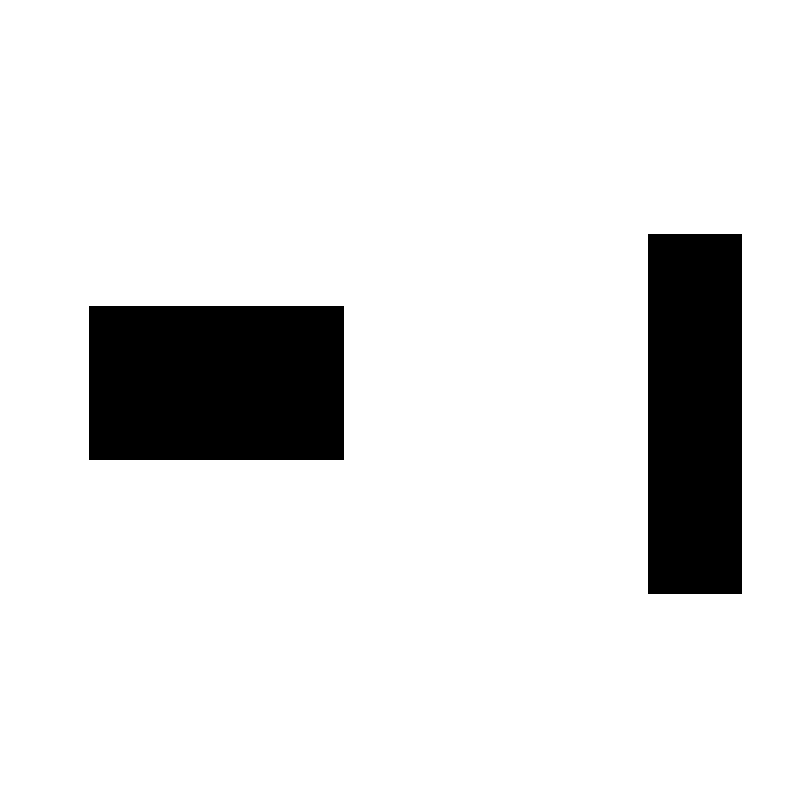
%> input picture hw_3/Matlab×÷Òµ/newmap.png, 800 x 800 px
$ octave RRT.m   (GNU Octave 9; MATLAB toolbox functions it lacks are replaced by stand-ins)
%> lines starting %> are read from the running program, lines starting %| are printed output that depends on the picture; in (x1, y1, x2, y2) boxes, pixels count from 0 and x2, y2 are one past the last pixel; in counts of white or black regions, pixels touching at a corner belong together; the program's own positions count from 1
### hw_3/Matlab×÷Òµ/collisionChecking.m
function feasible=collisionChecking(startPose,goalPose,map)

feasible=true;
dir=atan2(goalPose(1)-startPose(1),goalPose(2)-startPose(2));
for r=0:0.5:sqrt(sum((startPose-goalPose).^2))
    posCheck = startPose + r.*[sin(dir) cos(dir)];
    if ~(feasiblePoint(ceil(posCheck),map) && feasiblePoint(floor(posCheck),map) && ...
            feasiblePoint([ceil(posCheck(1)) floor(posCheck(2))],map) && feasiblePoint([floor(posCheck(1)) ceil(posCheck(2))],map))
        feasible=false;break;
    end
    if ~feasiblePoint([floor(goalPose(1)),ceil(goalPose(2))],map), feasible=false; end

end

function feasible=feasiblePoint(point,map)
feasible=true;
if ~(point(1)>=1 &&  point(1)<=size(map,2) && point(2)>=1 && point(2)<=size(map,1) && map(point(2),point(1))==255)
    feasible=false;
end

### hw_3/Matlab×÷Òµ/RRT.m
%***************************************
%Author: Chaoqun Wang
%Date: 2019-10-15
%***************************************
%% 流程初始化
clear all; close all;
x_I=1; y_I=1;           % 设置初始点
x_G=700; y_G=700;       % 设置目标点
Thr=50;                 %设置目标点阈值
Delta= 30;              % 设置扩展步长
%% 建树初始化
T.v(1).x = x_I;         % T是我们要做的树，v是节点，这里先把起始点加入到T里面来
T.v(1).y = y_I;
T.v(1).xPrev = x_I;     % 起始节点的父节点仍然是其本身
T.v(1).yPrev = y_I;
T.v(1).dist=0;          %从父节点到该节点的距离，这里可取欧氏距离
T.v(1).indPrev = 0;     %
%% 开始构建树——作业部分
figure(1);
ImpRgb=imread('newmap.png');
%> ImpRgb is the input picture: size 800x800x3 uint8; 88.6% white; 2 black regions, box (x1, y1, x2, y2) and area: (89, 306, 344, 460) 39270, (648, 234, 742, 594) 33840
Imp=rgb2gray(ImpRgb);
imshow(Imp)
xL=size(Imp,1);%地图x轴长度
%> xL = 800
yL=size(Imp,2);%地图y轴长度
%> yL = 800
hold on
plot(x_I, y_I, 'ro', 'MarkerSize',10, 'MarkerFaceColor','r');
plot(x_G, y_G, 'go', 'MarkerSize',10, 'MarkerFaceColor','g');% 绘制起点和目标点
count=1;
for iter = 1:3000
     %x_rand=[]; y_rand=[];
    x_rand= randi(xL);
    y_rand= randi(yL);
    %Step 1: 在地图中随机采样一个点x_rand
    %提示：用（x_rand(1),x_rand(2)）表示环境中采样点的坐标

    %x_near=[]; y_near=[];
    %Step 2: 遍历树，从树中找到最近邻近点x_near
    %提示：x_near已经在树T里
    %size = size(T.v);
    %tmp_x = T.v(1).x; tmp_y = T.v(1).y;
    tmp_dis = 9999999;
    parent_i = 0;
    x_near = [];
    y_near = [];
    for i = 1:count
        dis = sqrt((x_rand - T.v(i).x)^2 + (y_rand-T.v(i).x)^2);
        if dis < tmp_dis
            x_near = T.v(i).x;
            y_near = T.v(i).y;
            tmp_dis = dis;
            parent_i = i;
        end
    end
%> after the loop, parent_i = 1; x_near = 1; y_near = 1

    %x_new=[]; y_new=[];
    %Step 3: 扩展得到x_new节点
    %提示：注意使用扩展步长Delta
    dis = sqrt((x_rand - x_near)^2 + (y_rand - y_near)^2);
    x_new = x_near + Delta/dis*(x_rand- x_near);
%> x_new = 27.86
    y_new = y_near + Delta/dis*(y_rand- y_near);
%> y_new = 14.37

    %检查节点是否是collision-free
    if ~collisionChecking([x_near y_near],[x_new y_new],Imp)
%> after the loop in collisionChecking, `for r=0:0.5:sqrt(sum((startPose-goalPose).^2))`: feasible = true
        continue;
    end

    count=count+1;
%> count = 2

    %Step 4: 将x_new插入树T
    %提示：新节点x_new的父节点是x_near
    T.v(count).x = x_new;
    T.v(count).y = y_new;
    T.v(count).xPrev = x_near;
    T.v(count).yPrev = y_near;
    T.v(count).dist = Delta + T.v(parent_i).dist;
    T.v(count).indPrev = parent_i;
    %Step 5:检查是否到达目标点附近
    %提示：注意使用目标点阈值Thr，若当前节点和终点的欧式距离小于Thr，则跳出当前for循环
    plot([x_new x_near], [y_new y_near]);
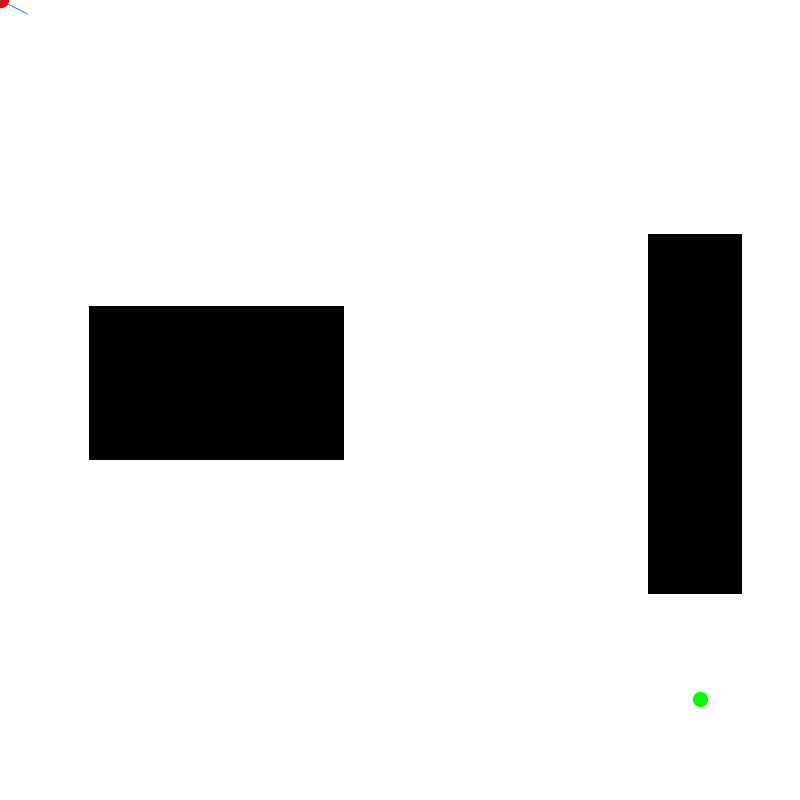
%> figure redrawn from the program's plot data
    hold on

    if (sqrt((x_new - x_G)^2 + (y_new-y_G)^2) < Thr)
        break;
    end

   %Step 6:将x_near和x_new之间的路径画出来
   %提示 1：使用plot绘制，因为要多次在同一张图上绘制线段，所以每次使用plot后需要接上hold on命令
   %提示 2：在判断终点条件弹出for循环前，记得把x_near和x_new之间的路径画出来

   iter
   pause(0.01); %暂停0.1s，使得RRT扩展过程容易观察
end
%% 路径已经找到，反向查询
if iter < 2000
    path.pos(1).x = x_G; path.pos(1).y = y_G;
    path.pos(2).x = T.v(end).x; path.pos(2).y = T.v(end).y;
    pathIndex = T.v(end).indPrev; % 终点加入路径
    j=0;
    while 1
        path.pos(j+3).x = T.v(pathIndex).x;
        path.pos(j+3).y = T.v(pathIndex).y;
        pathIndex = T.v(pathIndex).indPrev;
        if pathIndex == 1
            break
        end
        j=j+1;
    end  % 沿终点回溯到起点
    path.pos(end+1).x = x_I; path.pos(end).y = y_I; % 起点加入路径
    for j = 2:length(path.pos)
        plot([path.pos(j).x; path.pos(j-1).x;], [path.pos(j).y; path.pos(j-1).y], 'b', 'Linewidth', 3);
    end
%> this loop made 39 passes
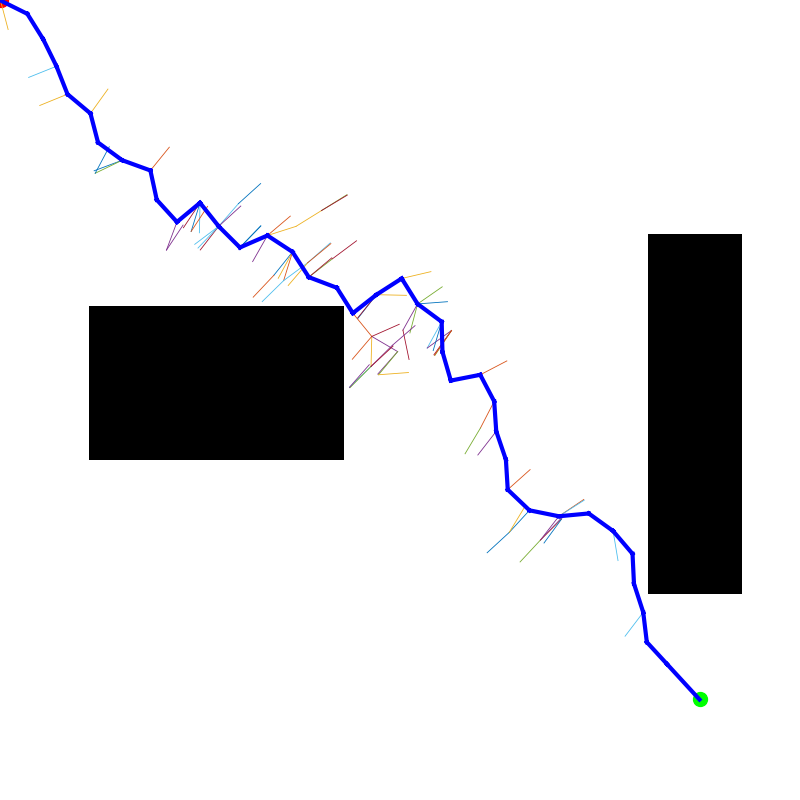
%> figure redrawn from the program's plot data
else
    disp('Error, no path found!');
end
